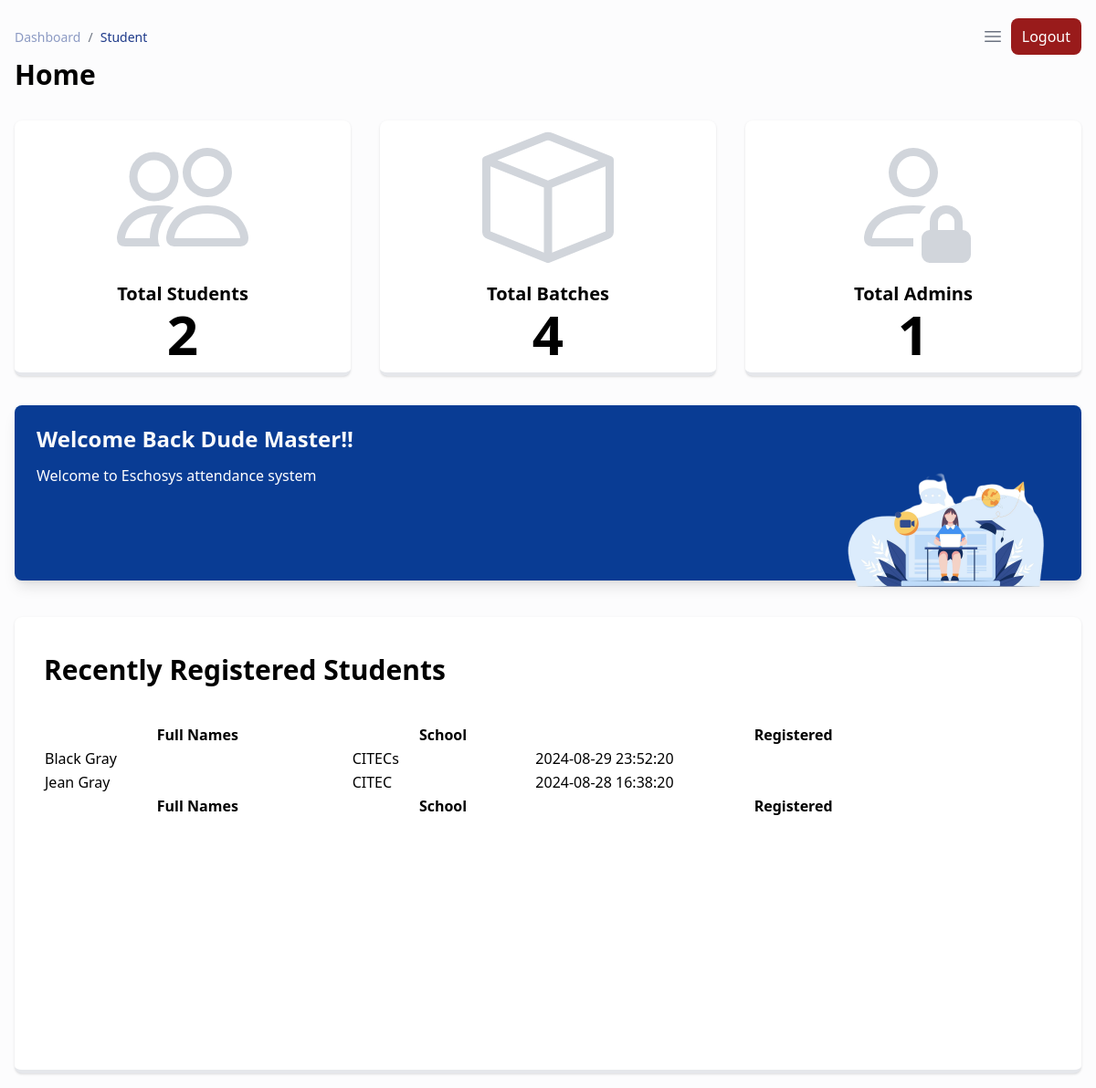
Screenshot of /admin/dashboard.php?success=loginsuccess (signed in) with the database file from the repository.
### tables this page shows
CREATE TABLE `students` (
  `id` int(11) NOT NULL,
  `user_id` int(11) NOT NULL,
  `batch_id` int(11) UNSIGNED DEFAULT NULL,
  `first_name` varchar(255) NOT NULL,
  `last_name` varchar(255) NOT NULL,
  `date_of_birth` date NOT NULL,
  `is_approved` tinyint(1) NOT NULL DEFAULT 0,
  `school` varchar(255) NOT NULL,
  `created_at` timestamp NULL DEFAULT current_timestamp()
);

### config/settings.php (called while the page is built, shortened)
<?php
if(!function_exists("getConfig")){
    function getConfig($key){
            $siteConfig = [
                'site_name' => "EAMS",
                'app_mode' => "production",
                'base_url' => "http://localhost/Attendance-system",
                'base_path' => dirname(__DIR__, 1)
            ];
            return $siteConfig[$key] ?? null;
    }
}
?>

### includes/functions.php (called while the page is built, shortened)
<?php
require_once __DIR__ . "/../config/settings.php";
if(!function_exists("baseUrl")){
    function baseUrl(string $path = null, array $query = null){
        if($path !== null && $query !== null){
            $build = http_build_query($query);
            return getConfig(key: 'base_url') . "/" . $path . "?" . $build;
        }
        elseif($path !== null){
            return getConfig(key: 'base_url') . "/" . $path;
        }
        return getConfig(key: 'base_url');
    }
}
?>

### admin/dashboard.php (the view, shortened to what this page needs)
<?php require_once "./templates/header.php" ?>
<?php
$studentsQuery = "SELECT * FROM students";
$studentsResult = mysqli_query($connection, $studentsQuery);
$batchQuery = "SELECT * FROM batches";
$batchResult = mysqli_query($connection, $batchQuery);
$adminQuery = "SELECT * FROM admins";
$adminResult = mysqli_query($connection, $adminQuery);
$totalStudents = mysqli_num_rows($studentsResult);
$totalBatches = mysqli_num_rows($batchResult);
$totalAdmins = mysqli_num_rows($adminResult);
$query = "SELECT * FROM students ORDER BY id DESC LIMIT 4";
$result = mysqli_query($connection, $query);
$students = mysqli_fetch_all($result, MYSQLI_ASSOC);;
?>
<div class="min-h-screen bg-gray-50/50">
  <div class="p-4 xl:ml-80">
    <?php require_once "./templates/navigation.php" ?>
    <h1 class="text-3xl font-semibold mb-8">Home</h1>
    <div class="grid grid-cols-1 md:grid-cols-2 lg:grid-cols-3 gap-8 mb-8">
      <div class="col-span-1 bg-white border-b-4 border-b-primary shadow rounded-lg min-h-[180px] w-full hover:scale-105 transition-all ease-in-out delay-75 py-3 px-8 grid grid-cols-1 gap-y-5 xl:gap-y-0 xl:grid-cols-2 items-center">
        <div class="flex flex-col items-center justify-center">
          <p class="text-xl font-semibold">Total Students</p>
          <p class="text-6xl font-semibold"><?= ($totalStudents > 0) ? $totalStudents : 0 ?></p>
        </div>
      </div>
      <div class="col-span-1 bg-white border-b-4 border-b-primary shadow rounded-lg min-h-[180px] w-full hover:scale-105 transition-all ease-in-out delay-75 py-3 px-8 grid grid-cols-1 gap-y-5 xl:gap-y-0 xl:grid-cols-2 items-center">
        <div class="flex flex-col items-center justify-center">
          <p class="text-xl font-semibold">Total Batches</p>
          <p class="text-6xl font-semibold"><?= ($totalBatches > 0) ? $totalBatches : 0 ?></p>
        </div>
      </div>
      <div class="md:col-span-2 lg:col-span-1 bg-white border-b-4 border-b-primary shadow rounded-lg min-h-[180px] w-full hover:scale-105 transition-all ease-in-out delay-75 py-3 px-8 grid grid-cols-1 gap-y-5 xl:gap-y-0 xl:grid-cols-2 items-center">
        <div class="flex flex-col items-center justify-center">
          <p class="text-xl font-semibold">Total Admins</p>
          <p class="text-6xl font-semibold"><?= ($totalAdmins > 0) ? $totalAdmins : 0 ?></p>
        </div>
      </div>
    </div>
    <section class="flex flex-col justify-center antialiased bg-gray-50 text-gray-600 mb-10">
      <div class="h-full">
        <div class="mx-auto bg-[#093c94] shadow-lg h-48 rounded-lg">
          <div class="px-6 py-5">
            <div class="flex-grow truncate">
              <div class="w-full sm:flex justify-between items-center mb-3">
                <h1 class="text-2xl leading-snug font-extrabold text-gray-50 truncate mb-1 sm:mb-0">Welcome Back <?= $_SESSION['fullname'] ?? "Admin" ?>!!</h1>
              </div>
              <div class="flex items-start justify-between whitespace-normal">
                <div class="text-white">
                  <p class="mb-2">Welcome to Eschosys attendance system</p>
                </div>
                <div class="flex items-start">
                  <div class="img">
                    <img src="<?= baseUrl('student/assets/images/girl.png') ?>" alt="" height="250" width="250">
                  </div>
                </div>
              </div>
            </div>
          </div>
        </div>
      </div>
    </section>
    <div class="w-full min-h-[500px] border-b-4 border-b-primary bg-white shadow rounded-lg py-8 px-8 overflow-x-auto">
      <div class="flex items-center gap-4 mb-8">
        <h2 class="text-3xl font-semibold">Recently Registered Students</h2>
        <a href="<?= baseUrl('admin/students.php') ?>" class="bg-primary hover:bg-primary-dark transition-all ease-in-out delay-75 py-3 px-2 w-fit rounded-lg text-xl text-white">See More</a>
      </div>
      <table id="dTable" class="display w-full">
        <thead>
          <tr>
            <th>Full Names</th>
            <th>School</th>
            <th>Registered</th>
          </tr>
        </thead>
        <tbody>
          <?php if (isset($students) && count($students) > 0): ?>
            <?php foreach ($students as $student): ?>
              <tr>
                <td><?= $student["first_name"] . " " . $student['last_name'] ?></td>
                <td><?= $student['school'] ?></td>
                <td><?= $student['created_at'] ?></td>
              </tr>
            <?php endforeach ?>
          <?php endif ?>
        </tbody>
        <tfoot>
          <tr>
            <th>Full Names</th>
            <th>School</th>
            <th>Registered</th>
          </tr>
        </tfoot>
      </table>
    </div>
  </div>
  <?php require_once "./templates/footer.php" ?>

### admin/templates/header.php (shortened to what this page needs)
<!DOCTYPE html>
<html lang="en">
<head>
    <link rel="stylesheet" href="https://cdnjs.cloudflare.com/ajax/libs/font-awesome/4.7.0/css/font-awesome.min.css">
    <script src="https://cdn.tailwindcss.com"></script>
    <link href="https://cdn.datatables.net/v/dt/dt-2.1.4/datatables.min.css" rel="stylesheet">
</head>
<body>

### admin/templates/navigation.php (shortened to what this page needs)
<nav class="block w-full max-w-full bg-transparent text-white shadow-none rounded-xl transition-all px-0 py-1">
      <div class="flex flex-col-reverse justify-between gap-6 md:flex-row md:items-center">
        <div class="capitalize">
          <nav aria-label="breadcrumb" class="w-max">
            <ol class="flex flex-wrap items-center w-full bg-opacity-60 rounded-md bg-transparent p-0 transition-all">
              <li class="flex items-center text-blue-gray-900 antialiased font-sans text-sm font-normal leading-normal cursor-pointer transition-colors duration-300 hover:text-light-blue-500">
                <a href="dashboard.php">
                  <p class="block antialiased font-sans text-sm leading-normal text-blue-900 font-normal opacity-50 transition-all hover:text-blue-500 hover:opacity-100">dashboard</p>
                </a>
                <span class="text-gray-500 text-sm antialiased font-sans font-normal leading-normal mx-2 pointer-events-none select-none">/</span>
              </li>
              <a href="../index.php">
                <li class="flex items-center text-blue-900 antialiased font-sans text-sm font-normal leading-normal cursor-pointer transition-colors duration-300 hover:text-blue-500">
                  <p class="block antialiased font-sans text-sm leading-normal text-blue-gray-900 font-normal">student</p>
                </li>
              </a>
            </ol>
          </nav>
        </div>
        <div class="flex items-center">
          <button class="relative middle none font-sans font-medium text-center uppercase transition-all disabled:opacity-50 disabled:shadow-none disabled:pointer-events-none w-10 max-w-[40px] h-10 max-h-[40px] rounded-lg text-xs text-gray-500 hover:bg-blue-gray-500/10 active:bg-blue-gray-500/30 grid xl:hidden" type="button">
            <span class="absolute top-1/2 left-1/2 transform -translate-y-1/2 -translate-x-1/2">
            </span>
          </button>
          <a href="logout_notice.php" class="bg-red-800 text-white py-2 px-3 rounded-lg hover:bg-red-700 transition-all delay-75 ease-in-out">
              Logout
          </a>
        </div>
      </div>
    </nav>

### admin/templates/footer.php (shortened to what this page needs)
</body>
</html>

### rows the page displays
students: first_name "Black", last_name "Gray", school "CITECs", created_at "2024-08-29 23:52:20"
students: first_name "Jean", last_name "Gray", school "CITEC", created_at "2024-08-28 16:38:20"

### other values shown
$totalStudents "2"
$totalBatches "4"
$totalAdmins "1"
$_SESSION['fullname'] "Dude Master"
